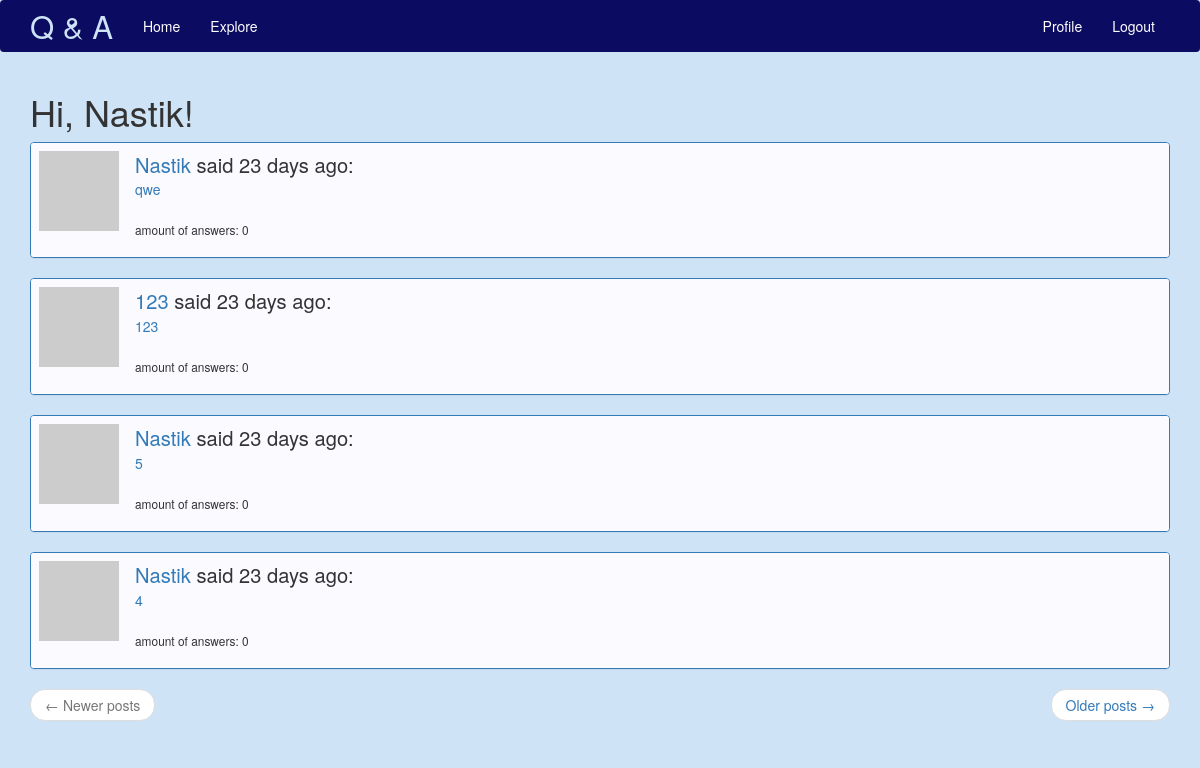
The page /explore (signed in) on the database as committed earlier.
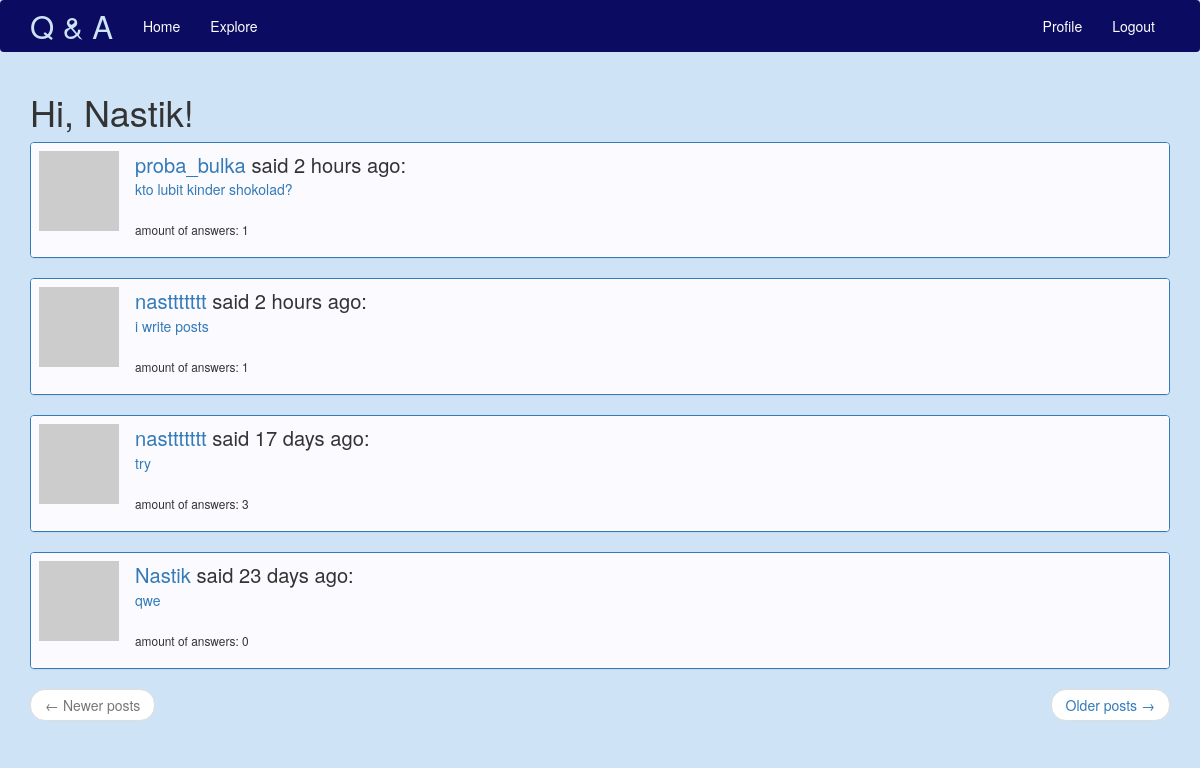
The same page on the database as committed later.
### app/models.py (models this page shows, shortened)
class User(UserMixin, db.Model):
    id = db.Column(db.Integer, primary_key=True)
    username = db.Column(db.String(64), index=True, unique=True)
    email = db.Column(db.String(120), index=True, unique=True)
    password_hash = db.Column(db.String(128))
    posts = db.relationship('Post', backref='author', lazy='dynamic')
    answers = db.relationship('Answer', backref='author', lazy='dynamic')
    about_me = db.Column(db.String(140))
    last_seen = db.Column(db.DateTime, default=datetime.utcnow)
    followed = db.relationship(
        'User', secondary=followers,
        primaryjoin=(followers.c.follower_id == id),
        secondaryjoin=(followers.c.followed_id == id),
        backref=db.backref('followers', lazy='dynamic'), lazy='dynamic')
    def avatar(self, size):
        digest = md5(self.email.lower().encode('utf-8')).hexdigest()
        return 'https://www.gravatar.com/avatar/{}?d=identicon&s={}'.format(
            digest, size)

class Post(db.Model):
    id = db.Column(db.Integer, primary_key=True)
    body = db.Column(db.String(140))
    timestamp = db.Column(db.DateTime, index=True, default=datetime.utcnow)
    user_id = db.Column(db.Integer, db.ForeignKey('user.id'))
    answers = db.relationship('Answer', backref='post', lazy='dynamic')

### app/routes.py (the view)
@app.route('/explore')
@login_required
def explore():
    page = request.args.get('page', 1, type=int)
    posts = Post.query.order_by(Post.timestamp.desc()).paginate(
        page, app.config['POSTS_PER_PAGE'], False)
    next_url = url_for('explore', page=posts.next_num) \
        if posts.has_next else None
    prev_url = url_for('explore', page=posts.prev_num) \
        if posts.has_prev else None
    return render_template('index.html', title='Explore', posts=posts.items,
                           next_url=next_url, prev_url=prev_url)

### app/models.py (called while the page is built)
@login.user_loader
def load_user(id):
    return User.query.get(int(id))

### app/routes.py (called while the page is built)
@app.before_request
def before_request():
    if current_user.is_authenticated:
        current_user.last_seen = datetime.utcnow()
        db.session.commit()

### app/templates/index.html (shortened to what this page needs)
{% extends "base.html" %}
{% import 'bootstrap/wtf.html' as wtf %}
{% block app_content %}
    <h1>Hi, {{ current_user.username }}!</h1>
    {% for post in posts %}
        {% include '_post.html' %}
    {% endfor %}
    <nav aria-label="...">
        <ul class="pager">
            <li class="previous{% if not prev_url %} disabled{% endif %}">
                <a href="{{ prev_url or '#' }}">
                    <span aria-hidden="true">&larr;</span> Newer posts
                </a>
            </li>
            <li class="next{% if not next_url %} disabled{% endif %}">
                <a href="{{ next_url or '#' }}">
                    Older posts <span aria-hidden="true">&rarr;</span>
                </a>
            </li>
        </ul>
    </nav>
{% endblock %}

### app/templates/base.html (shortened to what this page needs)
{% extends 'bootstrap/base.html' %}
{% block navbar %}
<body style="background-color:#CEE3F6">
    <nav class="navbar" style="background-color:#0B0B61">
        <div class="container">
            <div class="navbar-header">
                <a class="navbar-brand" href="{{ url_for('index') }}" style="color:#CEE3F6"><big><big><big>Q & A</big></big></big></a>
            </div>
            <div class="collapse navbar-collapse" id="bs-example-navbar-collapse-1">
                <ul class="nav navbar-nav">
                    <li><a href="{{ url_for('index') }}" style="color:#FFFFFF">Home</a></li>
                    <li><a href="{{ url_for('explore') }}" style="color:#FFFFFF">Explore</a></li>
                </ul>
                <ul class="nav navbar-nav navbar-right">
                    {% if current_user.is_anonymous %}
                    <li><a href="{{ url_for('login') }}" style="color:#FFFFFF">Login</a></li>
                    {% else %}
                    <li><a href="{{ url_for('user', username=current_user.username) }}" style="color:#FFFFFF">Profile</a></li>
                    <li><a href="{{ url_for('logout') }}" style="color:#FFFFFF">Logout</a></li>
                    {% endif %}
                </ul>
            </div>
        </div>
    </nav>
{% endblock %}
{% block content %}
    <div class="container">
        {% block app_content %}{% endblock %}
    </div></body>
{% endblock %}

### app/templates/_post.html
<div class="panel panel-primary">
    <table class="table table-hover" style="background-color:#FAFAFF">
        <tr>
            <td width="70px">
                <a href="{{ url_for('user', username=post.author.username) }}">
                    <img src="{{ post.author.avatar(70) }}" />
                </a>
            </td>
            <td>
                <a href="{{ url_for('user', username=post.author.username) }}"><big><big>
                    {{ post.author.username }}
                </a>
                said {{ moment(post.timestamp).fromNow() }}:
                </big></big><br>
                <a href="{{url_for('post_info', q_id = post.id)}}"> {{post.body}}</a>
                <br><br>
                <p><small>amount of answers: {{post.answers.count() }}</small></p>
            </td>
        </tr>
    </table>
</div>

Rows that differ between the two databases and show on the page:
no longer on this page (row unchanged): Post: author.username "123", timestamp "23 days ago", body "123", answers.count "0"
no longer on this page (row unchanged): Post: author.username "Nastik", timestamp "23 days ago", body "5", answers.count "0"
no longer on this page (row unchanged): Post: author.username "Nastik", timestamp "23 days ago", body "4", answers.count "0"
added Post: author.username "proba_bulka", timestamp "2 hours ago", body "kto lubit kinder shokolad?", answers.count "1"
added Post: author.username "nasttttttt", timestamp "2 hours ago", body "i write posts", answers.count "1"
added Post: author.username "nasttttttt", timestamp "17 days ago", body "try", answers.count "3"
